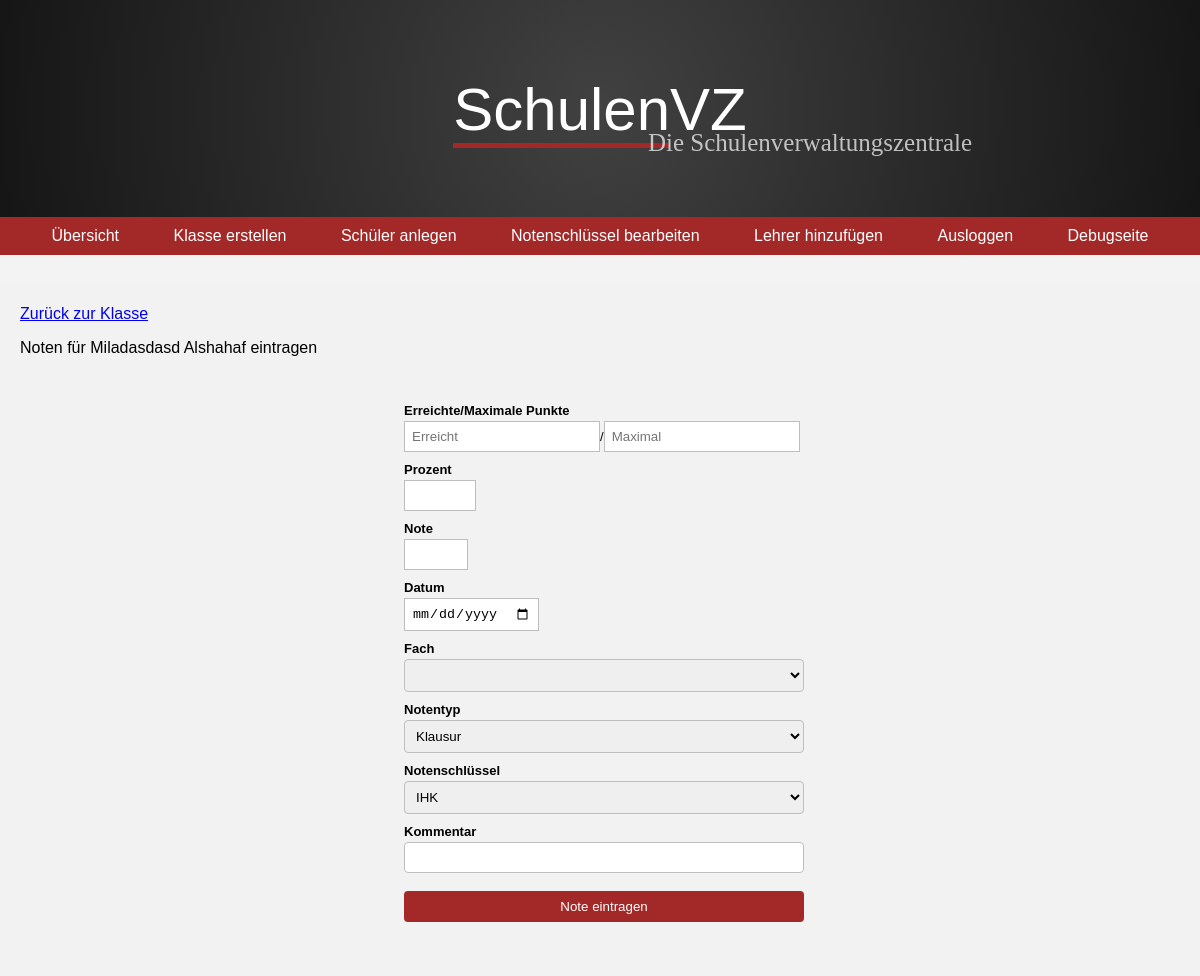
The page /newGrade.php?id=2 on the database as committed earlier.
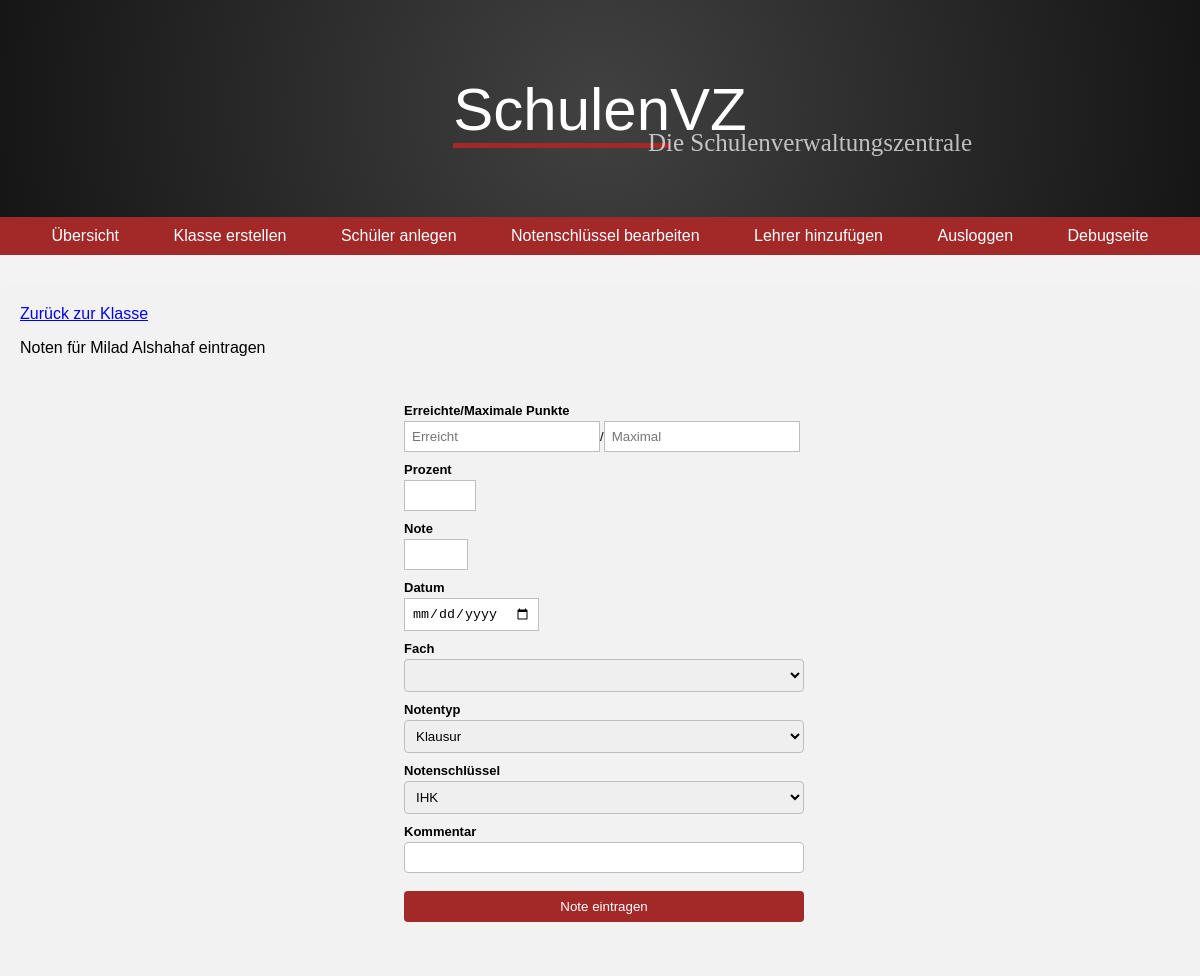
The same page on the database as committed later.
### tables this page shows
CREATE TABLE `schueler` (
  `id_Schueler` int(11) NOT NULL,
  `Vorname` varchar(45) NOT NULL,
  `Nachname` varchar(45) NOT NULL,
  `Geburtsdatum` date NOT NULL,
  `Kurs_id_Kurs` int(11) DEFAULT NULL
);

### newGrade.php (the view, shortened to what this page needs)
<?php
include_once 'files_lp/ui/header.php';
if (isset($_GET))
{
    $id = $_GET["id"];
}
$PDO = DB::load(DBHOST, DBNAME, DBUSERNAME, DBPASSWORD);
$sql = "SELECT Vorname, Nachname FROM schueler
        WHERE id_Schueler = ?";
$pre = $PDO->prepare($sql);
$pre->execute(array($id));
$result = $pre->fetchAll(PDO::FETCH_ASSOC);
?>
<div class="centerThis">
    <a href="index.php?id=<?= $class ?>">Zurück zur Klasse <?= $class ?></a>
    <p>Noten für <?= $result[0]['Vorname'] ?> <?= $result[0]['Nachname']?> eintragen</p>
    <form method="post" action="">
        <ul class="form-style-1">
            <li><label>Erreichte/Maximale Punkte</label><input type="number" required step="0.5" id="scored" name="scored" class="field-divided calc" placeholder="Erreicht" />/<input type="number" step="0.5" id="max" name="max" class="field-divided calc" placeholder="Maximal" /></li>
            <li>
                <label for="name">Prozent</label>
                <input type="number" min="0" max="100" name="percent" required autocomplete="off" id="percent">
            </li>
            <li>
                <label for="name">Note</label>
                <input type="number" min="1" max="15" name="grade" required autocomplete="off" id="grade">
            </li>
            <li>
                <label for="name">Datum</label>
                <input type="date" name="date" autocomplete="off" required id="date">
            </li>
            <li>
                <label for="name">Fach</label>
                <select name="course" required id="course">
                </select>
            </li>
            <li>
                <label for="name">Notentyp</label>
                <select name="gradeType" required id="gradeType">
                    <?php
                    try {
                        $sqlGrade = "SELECT idNotenTyp, NotenTyp FROM notentyp";
                        foreach ($PDO->query($sqlGrade) as $row) {
                            echo "<option value='".$row['idNotenTyp']."'>".$row['NotenTyp']."</option>";
                        }
                    }
                    catch (Exception $e)
                    {
                        echo $e->getCode();
                        echo $e->getMessage();
                    }
                    ?>
                </select>
            </li>
            <li>
                <label for="name">Notenschlüssel</label>
                <select name="gradeKey" required id="gradeKey">
                    <?php
                    try {
                        $sqlGrade = "SELECT idNotenschluesselTyp, SchlusselName FROM notenschluesseltyp";
                        foreach ($PDO->query($sqlGrade) as $row) {
                            echo "<option value='".$row['idNotenschluesselTyp']."'>".$row['SchlusselName']."</option>";
                        }
                    }
                    catch (Exception $e)
                    {
                        echo $e->getCode();
                        echo $e->getMessage();
                    }
                    ?>
                </select>
            </li>
            <li>
                <label for="name">Kommentar</label>
                <input type="text" name="comment" autocomplete="off" pattern="^[A-Za-z][A-Za-z0-9,:%/ ÄäÜüÖö]*$" id="comment">
            </li>
            <li>
                <input type="submit" name="submit" value="Note eintragen" >
            </li>
        </ul>
    </form>
</div>

Rows that differ between the two databases and show on the page:
changed schueler "Alshahaf": Vorname "Miladasdasd" → "Milad"
